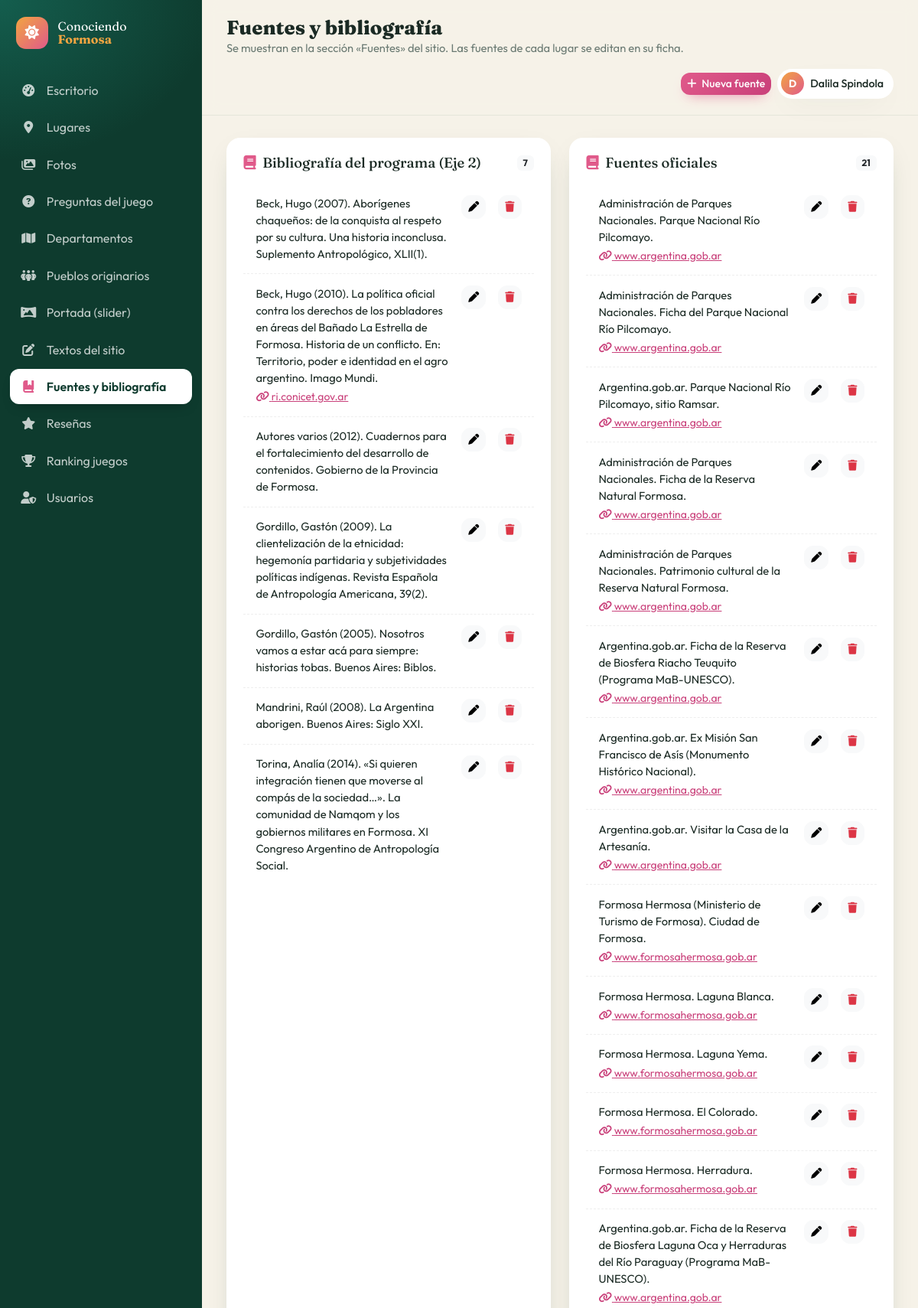
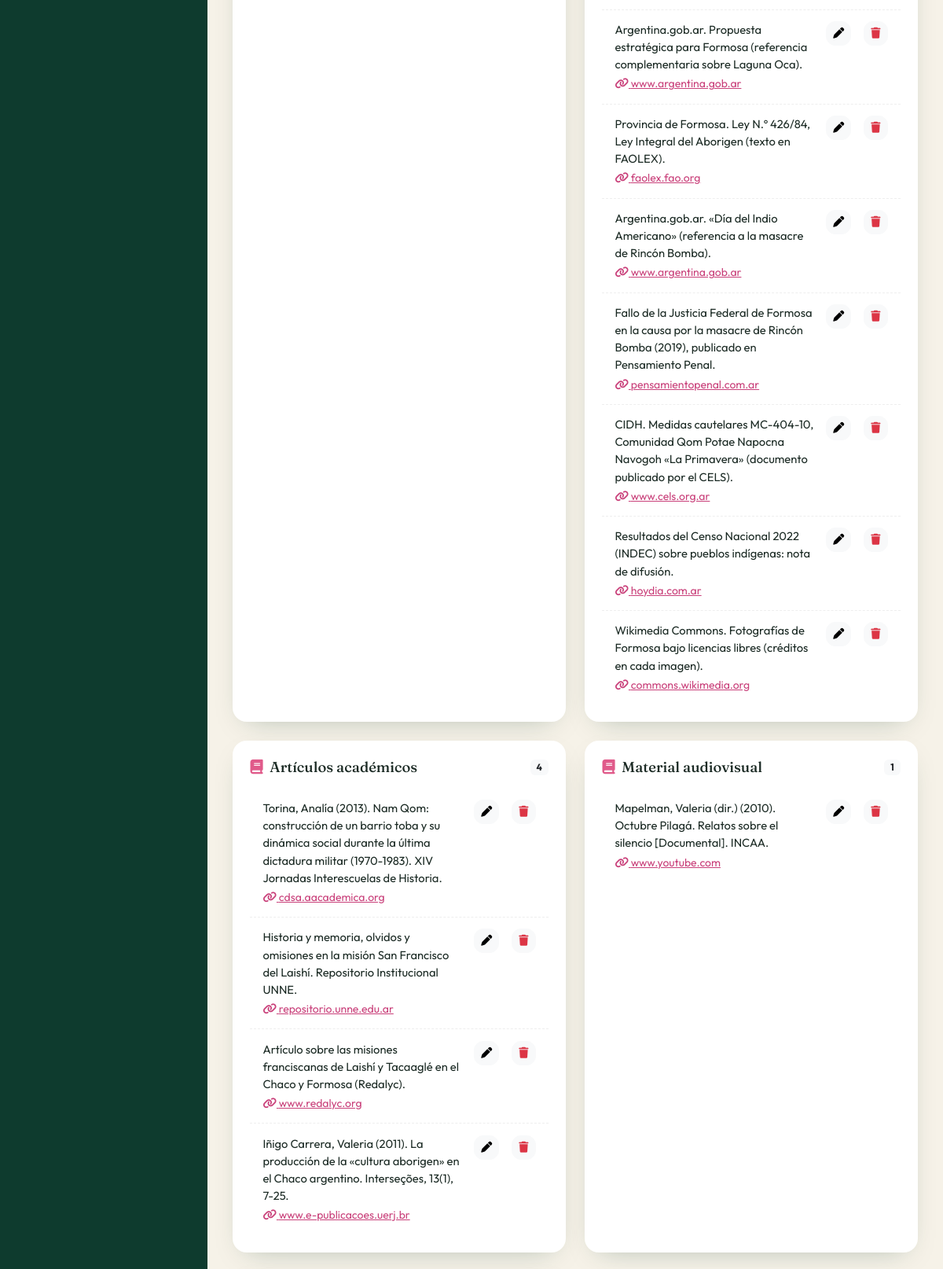
The page /admin/bibliografia.php (signed in, upper part) on the database its author committed (2 pictures, top to bottom).
### tables this page shows
CREATE TABLE bibliografia (
  id INT AUTO_INCREMENT PRIMARY KEY,
  categoria ENUM('programa','oficial','academica','audiovisual','periodistica') NOT NULL DEFAULT 'oficial',
  cita TEXT NOT NULL,
  url VARCHAR(500),
  orden INT DEFAULT 0
);

### includes/funciones.php (called while the page is built, shortened)
<?php
function e($v): string
{
    return htmlspecialchars((string)($v ?? ''), ENT_QUOTES, 'UTF-8');
}
function categorias_bibliografia(): array
{
    return [
        'programa'     => 'Bibliografía del programa (Eje 2)',
        'oficial'      => 'Fuentes oficiales',
        'academica'    => 'Artículos académicos',
        'audiovisual'  => 'Material audiovisual',
        'periodistica' => 'Notas periodísticas',
    ];
}

### admin/bibliografia.php (the view, shortened to what this page needs)
<?php
$pdo = db();
$cats = categorias_bibliografia();
$items = $pdo->query('SELECT * FROM bibliografia ORDER BY FIELD(categoria, "programa","oficial","academica","audiovisual","periodistica"), orden, id')->fetchAll();
$porCat = [];
foreach ($items as $b) $porCat[$b['categoria']][] = $b;
$acciones = '<button class="btn btn-lapacho btn-sm" data-bs-toggle="modal" data-bs-target="#modalFuente"><i class="fa-solid fa-plus me-1"></i> Nueva fuente</button>';
require __DIR__ . '/includes/header.php';
?>
<div class="row g-4">
  <?php foreach ($cats as $k => $t): ?>
    <div class="col-xl-6">
      <div class="panel h-100">
        <div class="panel-head"><h2><i class="fa-solid fa-book"></i> <?= e($t) ?></h2><span class="badge bg-light text-dark"><?= count($porCat[$k] ?? []) ?></span></div>
        <?php if (empty($porCat[$k])): ?>
          <p class="text-muted small mb-0">Sin fuentes en esta categoría.</p>
        <?php else: foreach ($porCat[$k] as $b): ?>
          <div class="biblio-admin">
            <div class="flex-grow-1">
              <p><?= e($b['cita']) ?></p>
              <?php if ($b['url']): ?><a href="<?= e($b['url']) ?>" target="_blank" rel="noopener" class="small"><i class="fa-solid fa-link"></i> <?= e(parse_url($b['url'], PHP_URL_HOST)) ?></a><?php endif; ?>
            </div>
            <button class="btn btn-sm btn-light" data-bs-toggle="modal" data-bs-target="#modalFuente" data-fuente='<?= e(json_encode($b, JSON_UNESCAPED_UNICODE)) ?>'><i class="fa-solid fa-pen"></i></button>
            <form method="post" data-confirm="¿Eliminar esta fuente?"><?= csrf_field() ?><input type="hidden" name="accion" value="eliminar"><input type="hidden" name="id" value="<?= $b['id'] ?>">
              <button class="btn btn-sm btn-light text-danger"><i class="fa-solid fa-trash"></i></button></form>
          </div>
        <?php endforeach; endif; ?>
      </div>
    </div>
  <?php endforeach; ?>
</div>
<?php
require __DIR__ . '/includes/footer.php';

### admin/assets/admin.css (style rules this page uses)
:root { --monte: #0E3B2E; --monte-2: #145240; --humedal: #1F9E89; --lapacho: #E05A8A; --lapacho-2: #c9407a; --sol: #F2A541; --tierra: #C2552F; --arena: #F6F2E8; --tinta: #1B2A24; --gris: #6b7a73; --sb-w: 264px; --radius: 18px; --shadow: 0 12px 34px -18px rgba(14,59,46,.35); --ease: cubic-bezier(.22,1,.36,1); }
body.admin { font-family: 'Outfit', system-ui, sans-serif; background: var(--arena); color: var(--tinta); }
h1, h2, h3, .login-title { font-family: 'Fraunces', Georgia, serif; }
a { color: var(--lapacho-2); }
.btn { border-radius: 12px; font-weight: 500; }
.btn-lapacho { background: linear-gradient(135deg, var(--lapacho), var(--lapacho-2)); color: #fff; border: 0; box-shadow: 0 8px 18px -10px var(--lapacho); }
.panel { background: #fff; border-radius: var(--radius); padding: 1.4rem; box-shadow: var(--shadow); animation: fadeUp .5s var(--ease) both; }
.panel-head { display: flex; justify-content: space-between; align-items: center; gap: .5rem; margin-bottom: 1rem; }
.panel-head h2 { font-size: 1.15rem; margin: 0; }
.panel-head h2 i { color: var(--lapacho); margin-right: .3rem; }
.biblio-admin { display: flex; gap: 1rem; align-items: flex-start; padding: .9rem 1rem; border-bottom: 1px dashed #eee; }
.biblio-admin:last-child { border-bottom: 0; }
.biblio-admin p { margin: 0; font-size: .92rem; }

### rows shown on the page
bibliografia: cita "Beck, Hugo (2007). Aborígenes chaqueños: de la conquista al respeto por su cultura. Una historia inconclusa. Suplemento Antropológico, XLII(1)."
bibliografia: cita "Beck, Hugo (2010). La política oficial contra los derechos de los pobladores en áreas del Bañado La Estrella de Formosa. Historia de un conflicto. En: Territorio, poder e identidad en el agro argentino. Imago Mundi.", url "ri.conicet.gov.ar"
bibliografia: cita "Autores varios (2012). Cuadernos para el fortalecimiento del desarrollo de contenidos. Gobierno de la Provincia de Formosa."
bibliografia: cita "Gordillo, Gastón (2009). La clientelización de la etnicidad: hegemonía partidaria y subjetividades políticas indígenas. Revista Española de Antropología Americana, 39(2)."
bibliografia: cita "Gordillo, Gastón (2005). Nosotros vamos a estar acá para siempre: historias tobas. Buenos Aires: Biblos."
bibliografia: cita "Mandrini, Raúl (2008). La Argentina aborigen. Buenos Aires: Siglo XXI."
bibliografia: cita "Torina, Analía (2014). «Si quieren integración tienen que moverse al compás de la sociedad…». La comunidad de Namqom y los gobiernos militares en Formosa. XI Congreso Argentino de Antropología Social."
bibliografia: cita "Administración de Parques Nacionales. Parque Nacional Río Pilcomayo.", url "www.argentina.gob.ar"
bibliografia: cita "Administración de Parques Nacionales. Ficha del Parque Nacional Río Pilcomayo.", url "www.argentina.gob.ar"
bibliografia: cita "Argentina.gob.ar. Parque Nacional Río Pilcomayo, sitio Ramsar.", url "www.argentina.gob.ar"
bibliografia: cita "Administración de Parques Nacionales. Ficha de la Reserva Natural Formosa.", url "www.argentina.gob.ar"
bibliografia: cita "Administración de Parques Nacionales. Patrimonio cultural de la Reserva Natural Formosa.", url "www.argentina.gob.ar"
bibliografia: cita "Argentina.gob.ar. Ficha de la Reserva de Biosfera Riacho Teuquito (Programa MaB-UNESCO).", url "www.argentina.gob.ar"
bibliografia: cita "Argentina.gob.ar. Ex Misión San Francisco de Asís (Monumento Histórico Nacional).", url "www.argentina.gob.ar"
bibliografia: cita "Argentina.gob.ar. Visitar la Casa de la Artesanía.", url "www.argentina.gob.ar"
bibliografia: cita "Formosa Hermosa (Ministerio de Turismo de Formosa). Ciudad de Formosa.", url "www.formosahermosa.gob.ar"
bibliografia: cita "Formosa Hermosa. Laguna Blanca.", url "www.formosahermosa.gob.ar"
bibliografia: cita "Formosa Hermosa. Laguna Yema.", url "www.formosahermosa.gob.ar"
bibliografia: cita "Formosa Hermosa. El Colorado.", url "www.formosahermosa.gob.ar"
bibliografia: cita "Formosa Hermosa. Herradura.", url "www.formosahermosa.gob.ar"
bibliografia: cita "Argentina.gob.ar. Ficha de la Reserva de Biosfera Laguna Oca y Herraduras del Río Paraguay (Programa MaB-UNESCO).", url "www.argentina.gob.ar"
bibliografia: cita "Argentina.gob.ar. Propuesta estratégica para Formosa (referencia complementaria sobre Laguna Oca).", url "www.argentina.gob.ar"
bibliografia: cita "Provincia de Formosa. Ley N.º 426/84, Ley Integral del Aborigen (texto en FAOLEX).", url "faolex.fao.org"
bibliografia: cita "Argentina.gob.ar. «Día del Indio Americano» (referencia a la masacre de Rincón Bomba).", url "www.argentina.gob.ar"
bibliografia: cita "Fallo de la Justicia Federal de Formosa en la causa por la masacre de Rincón Bomba (2019), publicado en Pensamiento Penal.", url "pensamientopenal.com.ar"
bibliografia: cita "CIDH. Medidas cautelares MC-404-10, Comunidad Qom Potae Napocna Navogoh «La Primavera» (documento publicado por el CELS).", url "www.cels.org.ar"
bibliografia: cita "Resultados del Censo Nacional 2022 (INDEC) sobre pueblos indígenas: nota de difusión.", url "hoydia.com.ar"
bibliografia: cita "Wikimedia Commons. Fotografías de Formosa bajo licencias libres (créditos en cada imagen).", url "commons.wikimedia.org"
bibliografia: cita "Torina, Analía (2013). Nam Qom: construcción de un barrio toba y su dinámica social durante la última dictadura militar (1970-1983). XIV Jornadas Interescuelas de Historia.", url "cdsa.aacademica.org"
bibliografia: cita "Historia y memoria, olvidos y omisiones en la misión San Francisco del Laishí. Repositorio Institucional UNNE.", url "repositorio.unne.edu.ar"
bibliografia: cita "Artículo sobre las misiones franciscanas de Laishí y Tacaaglé en el Chaco y Formosa (Redalyc).", url "www.redalyc.org"
bibliografia: cita "Iñigo Carrera, Valeria (2011). La producción de la «cultura aborigen» en el Chaco argentino. Interseções, 13(1), 7-25.", url "www.e-publicacoes.uerj.br"
bibliografia: cita "Mapelman, Valeria (dir.) (2010). Octubre Pilagá. Relatos sobre el silencio [Documental]. INCAA.", url "www.youtube.com"

### other values the page prints
$txt "Escritorio"
$txt "Lugares"
$txt "Fotos"
$txt "Preguntas del juego"
$txt "Departamentos"
$txt "Pueblos originarios"
$txt "Portada (slider)"
$txt "Textos del sitio"
$txt "Fuentes y bibliografía"
$txt "Reseñas"
$txt "Ranking juegos"
$txt "Usuarios"
$titulo "Fuentes y bibliografía"
$subtitulo "Se muestran en la sección «Fuentes» del sitio. Las fuentes de cada lugar se editan en su ficha."
mb_strtoupper(mb_substr($_SESSION['admin_nombre'] ?? 'A', 0, 1)) "D"
